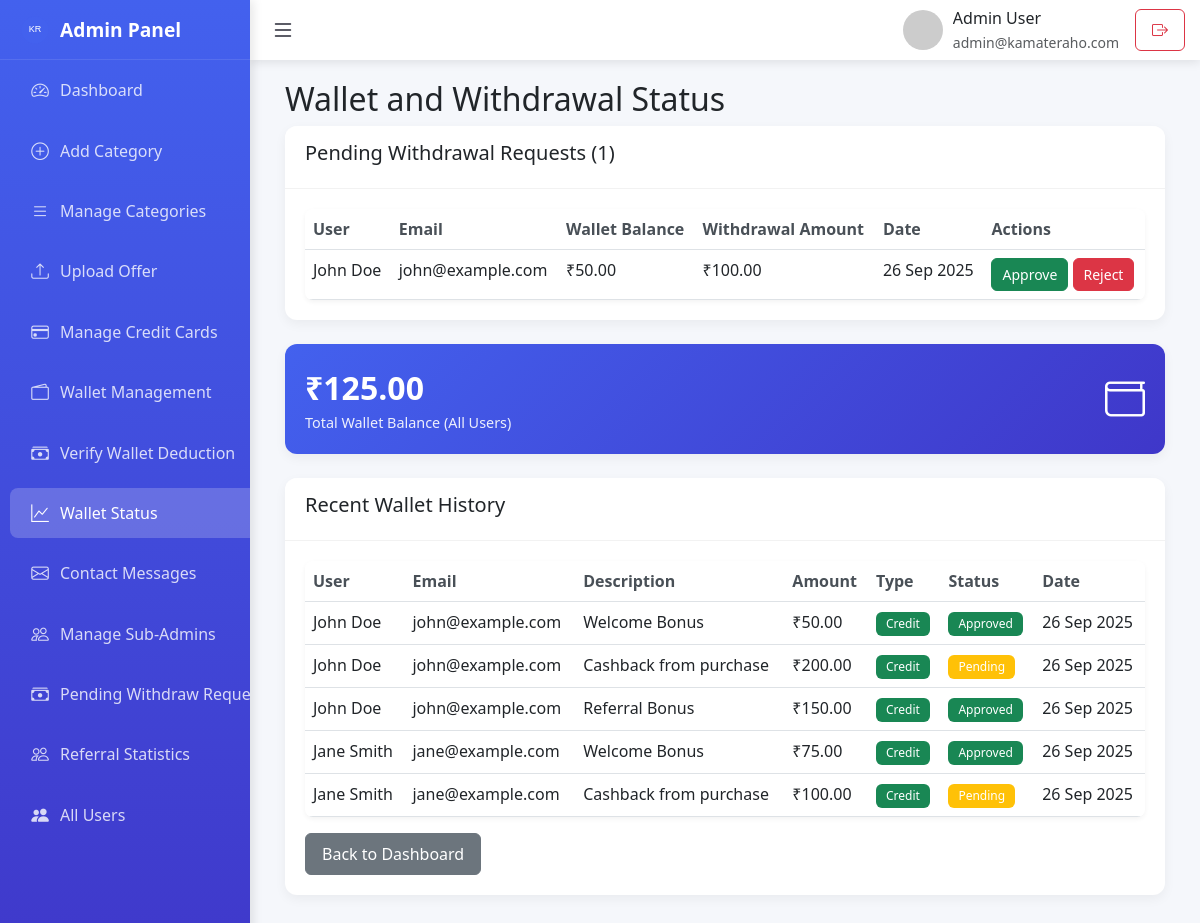
Page /admin/check_wallet_status.php on the committed database.
### tables this page shows
CREATE TABLE IF NOT EXISTS withdraw_requests (
    id INT(11) AUTO_INCREMENT PRIMARY KEY,
    user_id INT(11) NOT NULL,
    amount DECIMAL(10, 2) NOT NULL,
    upi_id VARCHAR(255) NOT NULL,
    screenshot VARCHAR(255),
    status ENUM('pending', 'approved', 'rejected') DEFAULT 'pending',
    offer_title VARCHAR(255),
    offer_description TEXT,
    created_at TIMESTAMP DEFAULT CURRENT_TIMESTAMP,
    FOREIGN KEY (user_id) REFERENCES users(id) ON DELETE CASCADE
);

CREATE TABLE IF NOT EXISTS users (
    id INT(11) AUTO_INCREMENT PRIMARY KEY,
    name VARCHAR(255) NOT NULL,
    email VARCHAR(255) UNIQUE NOT NULL,
    phone VARCHAR(20),
    city VARCHAR(100),
    state VARCHAR(100),
    password VARCHAR(255) NOT NULL,
    wallet_balance DECIMAL(10, 2) DEFAULT 0.00,
    referral_code VARCHAR(50),
    created_at TIMESTAMP DEFAULT CURRENT_TIMESTAMP
);

CREATE TABLE IF NOT EXISTS wallet_history (
    id INT(11) AUTO_INCREMENT PRIMARY KEY,
    user_id INT(11) NOT NULL,
    amount DECIMAL(10, 2) NOT NULL,
    type ENUM('credit', 'debit') NOT NULL,
    status ENUM('pending', 'approved', 'rejected') DEFAULT 'pending',
    description VARCHAR(255),
    created_at TIMESTAMP DEFAULT CURRENT_TIMESTAMP,
    FOREIGN KEY (user_id) REFERENCES users(id) ON DELETE CASCADE
);

### admin/check_wallet_status.php (the view, shortened to what this page needs)
<?php
include '../config/db.php';
include 'includes/admin_layout.php';
try {
    $stmt = $pdo->query("SELECT SUM(wallet_balance) as total_balance FROM users");
    $total_balance = $stmt->fetch(PDO::FETCH_ASSOC)['total_balance'] ?? 0;
    $stmt = $pdo->query("SELECT wr.*, u.name, u.email, u.wallet_balance
                         FROM withdraw_requests wr
                         JOIN users u ON wr.user_id = u.id
                         WHERE wr.status = 'pending'
                         ORDER BY wr.created_at DESC");
    $pending_requests = $stmt->fetchAll(PDO::FETCH_ASSOC);
    $stmt = $pdo->query("SELECT wh.*, u.name, u.email
                         FROM wallet_history wh
                         JOIN users u ON wh.user_id = u.id
                         ORDER BY wh.created_at DESC
                         LIMIT 10");
    $wallet_history = $stmt->fetchAll(PDO::FETCH_ASSOC);
} catch(PDOException $e) {
    $error = "Error: " . $e->getMessage();
    $total_balance = 0;
    $pending_requests = [];
    $wallet_history = [];
}
?>
<div class="container-fluid">
    <h2>Wallet and Withdrawal Status</h2>
    <div class="card mb-4">
        <div class="card-header">
            <h5>Pending Withdrawal Requests (<?php echo count($pending_requests); ?>)</h5>
        </div>
        <div class="card-body">
            <?php if (!empty($pending_requests)): ?>
                <div class="table-responsive">
                    <table class="table">
                        <thead>
                            <tr>
                                <th>User</th>
                                <th>Email</th>
                                <th>Wallet Balance</th>
                                <th>Withdrawal Amount</th>
                                <th>Date</th>
                                <th>Actions</th>
                            </tr>
                        </thead>
                        <tbody>
                            <?php foreach ($pending_requests as $request): ?>
                                <tr>
                                    <td><?php echo htmlspecialchars($request['name']); ?></td>
                                    <td><?php echo htmlspecialchars($request['email']); ?></td>
                                    <td>₹<?php echo number_format($request['wallet_balance'], 2); ?></td>
                                    <td>₹<?php echo number_format($request['amount'], 2); ?></td>
                                    <td><?php echo date('d M Y', strtotime($request['created_at'])); ?></td>
                                    <td>
                                        <a href="approve_withdraw.php?id=<?php echo $request['id']; ?>&action=approve" class="btn btn-success btn-sm">Approve</a>
                                        <a href="approve_withdraw.php?id=<?php echo $request['id']; ?>&action=reject" class="btn btn-danger btn-sm">Reject</a>
                                    </td>
                                </tr>
                            <?php endforeach; ?>
                        </tbody>
                    </table>
                </div>
            <?php else: ?>
                <p>No pending withdrawal requests.</p>
            <?php endif; ?>
        </div>
    </div>
    <div class="card mb-4 stats-card">
        <div class="card-body">
            <div class="d-flex justify-content-between align-items-center">
                <div>
                    <div class="number">₹<?php echo number_format($total_balance, 2); ?></div>
                    <div class="label">Total Wallet Balance (All Users)</div>
                </div>
                <i class="bi bi-wallet fs-1"></i>
            </div>
        </div>
    </div>
    <div class="card">
        <div class="card-header">
            <h5>Recent Wallet History</h5>
        </div>
        <div class="card-body">
            <?php if (!empty($wallet_history)): ?>
                <div class="table-responsive">
                    <table class="table">
                        <thead>
                            <tr>
                                <th>User</th>
                                <th>Email</th>
                                <th>Description</th>
                                <th>Amount</th>
                                <th>Type</th>
                                <th>Status</th>
                                <th>Date</th>
                            </tr>
                        </thead>
                        <tbody>
                            <?php foreach ($wallet_history as $history): ?>
                                <tr>
                                    <td><?php echo htmlspecialchars($history['name']); ?></td>
                                    <td><?php echo htmlspecialchars($history['email']); ?></td>
                                    <td><?php echo htmlspecialchars($history['description']); ?></td>
                                    <td>₹<?php echo number_format($history['amount'], 2); ?></td>
                                    <td>
                                        <span class="badge bg-<?php echo ($history['type'] === 'credit' ? 'success' : 'danger'); ?>">
                                            <?php echo ucfirst($history['type']); ?>
                                        </span>
                                    </td>
                                    <td>
                                        <span class="badge bg-<?php
                                            echo ($history['status'] === 'approved' ? 'success' :
                                            ($history['status'] === 'rejected' ? 'danger' : 'warning')); ?>">
                                            <?php echo ucfirst($history['status']); ?>
                                        </span>
                                    </td>
                                    <td><?php echo date('d M Y', strtotime($history['created_at'])); ?></td>
                                </tr>
                            <?php endforeach; ?>
                        </tbody>
                    </table>
                </div>
            <?php else: ?>
                <p>No wallet history found.</p>
            <?php endif; ?>
            <div class="mt-3">
                <a href="index.php" class="btn btn-secondary">Back to Dashboard</a>
            </div>
        </div>
    </div>
</div>
<?php include 'includes/admin_footer.php'; ?>

### admin/assets/admin.css (style rules this page uses)
.card { transition: all 0.3s ease; margin-bottom: 20px; }
.card-body { padding: 1.25rem; }
.stats-card { border-left: 4px solid rgba(255, 255, 255, 0.3); }
.table th { font-weight: 600; color: #495057; }
.table-responsive { border-radius: 8px; overflow: hidden; box-shadow: 0 2px 5px rgba(0, 0, 0, 0.05); }
.table { margin-bottom: 0; }
.table th, .table td { white-space: nowrap; }
.badge { padding: 6px 10px; font-weight: 500; }
.btn { border-radius: 6px; padding: 8px 16px; font-weight: 500; }
.btn-sm { padding: 5px 10px; font-size: 0.875rem; }
@media (max-width: 1200px) { .container-fluid { padding: 0 15px; } }

### admin/includes/admin_layout.php (style rules this page uses)
:root { --sidebar-width: 250px; --header-height: 60px; --primary-color: #4361ee; --secondary-color: #3f37c9; --success-color: #4cc9f0; --dark-color: #1d1e2c; --light-color: #f8f9fa; }
body { background-color: #f5f7fb; font-family: 'Segoe UI', Tahoma, Geneva, Verdana, sans-serif; }
.card { border: none; border-radius: 12px; box-shadow: 0 4px 12px rgba(0, 0, 0, 0.05); margin-bottom: 20px; transition: transform 0.3s; }
.card-header { background-color: white; border-bottom: 1px solid rgba(0, 0, 0, 0.05); font-weight: 600; padding: 15px 20px; border-radius: 12px 12px 0 0 !important; }
.stats-card { background: linear-gradient(135deg, var(--primary-color), var(--secondary-color)); color: white; }
.stats-card .number { font-size: 2rem; font-weight: 700; }
.stats-card .label { font-size: 0.9rem; opacity: 0.9; }

### rows in the picture
withdraw_requests: user.name "John Doe", user.email "john@example.com", user.wallet_balance "50.00", amount "100.00", created_at "26 Sep 2025"
wallet_history: user.name "John Doe", user.email "john@example.com", description "Welcome Bonus", amount "50.00", type "Credit", status "Approved", created_at "26 Sep 2025"
wallet_history: user.name "John Doe", user.email "john@example.com", description "Cashback from purchase", amount "200.00", type "Credit", status "Pending", created_at "26 Sep 2025"
wallet_history: user.name "John Doe", user.email "john@example.com", description "Referral Bonus", amount "150.00", type "Credit", status "Approved", created_at "26 Sep 2025"
wallet_history: user.name "Jane Smith", user.email "jane@example.com", description "Welcome Bonus", amount "75.00", type "Credit", status "Approved", created_at "26 Sep 2025"
wallet_history: user.name "Jane Smith", user.email "jane@example.com", description "Cashback from purchase", amount "100.00", type "Credit", status "Pending", created_at "26 Sep 2025"

### other values in the picture
$admin_name "Admin User"
$admin_email "admin@kamateraho.com"
count($pending_requests) "1"
$total_balance "125.00"
